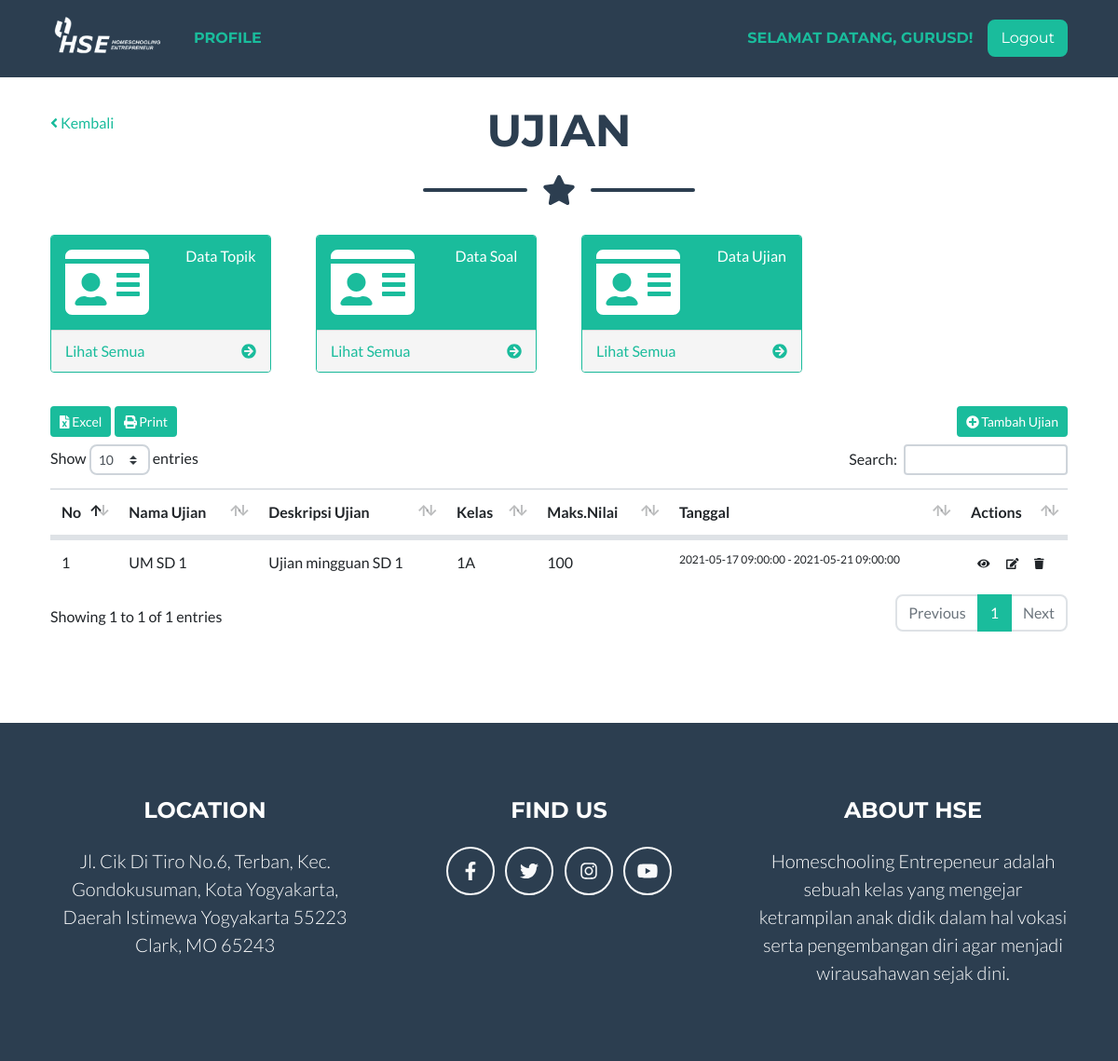
Page /cbt/ujian (signed in) on the earlier database version.
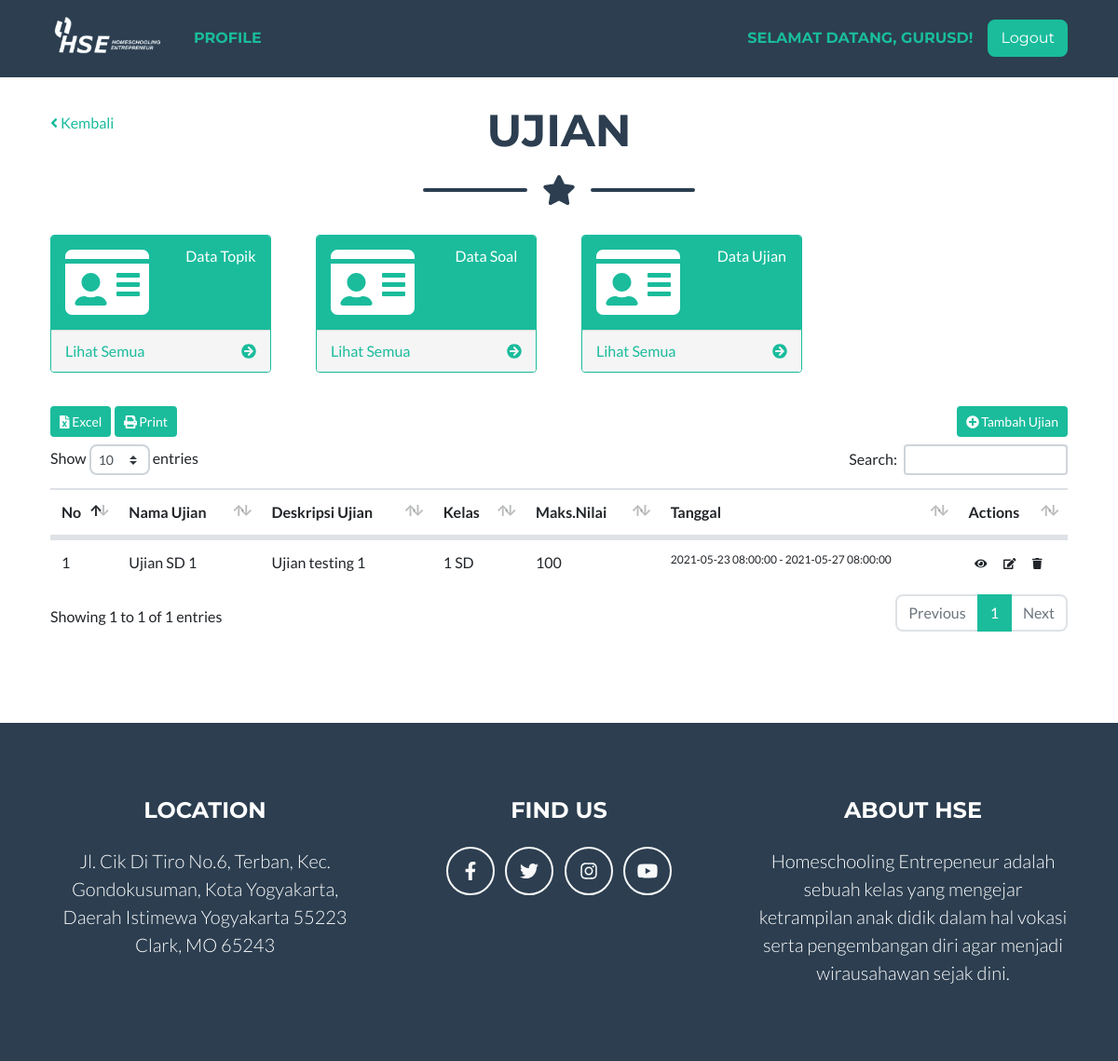
Same page on the later database version.
### tables this page shows
CREATE TABLE `tb_ujian` (
  `ujian_id` int(11) NOT NULL,
  `ujian_judul` varchar(255) DEFAULT NULL,
  `ujian_deskripsi` text,
  `ujian_waktu_mulai` datetime DEFAULT NULL,
  `ujian_waktu_akhir` datetime DEFAULT NULL,
  `ujian_durasi` smallint(6) DEFAULT NULL COMMENT 'menit',
  `ujian_hasil_siswa` int(11) DEFAULT NULL,
  `ujian_detail_siswa` int(11) DEFAULT NULL,
  `ujian_nilai_benar` decimal(10,0) DEFAULT '1',
  `ujian_nilai_salah` decimal(10,2) DEFAULT '0.00',
  `ujian_nilai_kosong` decimal(10,2) DEFAULT '0.00',
  `ujian_nilai_maks` decimal(10,2) DEFAULT '0.00',
  `ujian_status` int(11) DEFAULT NULL,
  `ujian_pembuat` int(11) DEFAULT NULL
);

CREATE TABLE `tb_kelas` (
  `kelas_id` int(11) NOT NULL,
  `kelas_jenjang` int(11) DEFAULT NULL,
  `kelas_tingkat` int(11) DEFAULT NULL,
  `kelas_jurusan` int(11) DEFAULT NULL,
  `kelas_nama` varchar(128) DEFAULT NULL
);

### app/core/Controller.php (called while the page is built, shortened)
<?php
class Controller {
	public function model($model) {
		return new $model;
	}
	public function view($view, $data = []) {
		require_once 'app/views/' . $view . '.php';
	}
}

### app/core/App.php (called while the page is built, shortened)
<?php
class App {
  protected $method = 'index';
  protected $params = [];
  public function __construct() {
    $url = $this->parseURL();
    if (file_exists('app/controllers/' . $url[0] . '.php')) {
      unset($url[0]);
    }
    $this->controller = new $this->controller;
    if (isset($url[1])) {
      if (method_exists($this->controller, $url[1])) {
        $this->method = $url[1];
      }
    }
    call_user_func_array([$this->controller, $this->method], $this->params);
  }
  public function parseURL() {
    if (isset($_GET['url'])) {
      $url = rtrim($_GET['url'], '/');
      $url = filter_var($url, FILTER_SANITIZE_URL);
      $url = explode('/', $url);
      return $url;
    }
  }
}

### index.php (called while the page is built, shortened)
<?php
$app = new App;

### app/helpers/eda_helper.php (called while the page is built, shortened)
<?php
if (!function_exists('base_url')) {
	function base_url($atRoot=FALSE, $atCore=FALSE, $parse=FALSE){
		if (isset($_SERVER['HTTP_HOST'])) {
			$http = isset($_SERVER['HTTPS']) && strtolower($_SERVER['HTTPS']) !== 'off' ? 'https' : 'http';
			$hostname = $_SERVER['HTTP_HOST'];
			$dir = str_replace(basename($_SERVER['SCRIPT_NAME']), '', $_SERVER['SCRIPT_NAME']);
			$core = preg_split('@/@', str_replace($_SERVER['DOCUMENT_ROOT'], '', realpath(dirname(__FILE__))), NULL, PREG_SPLIT_NO_EMPTY);
			$core = $core[0];
			$tmplt = $atRoot ? ($atCore ? "%s://%s/%s/" : "%s://%s/") : ($atCore ? "%s://%s/%s/" : "%s://%s%s");
			$end = $atRoot ? ($atCore ? $core : $hostname) : ($atCore ? $core : $dir);
			$base_url = sprintf( $tmplt, $http, $hostname, $end );
		}
		else $base_url = 'http://localhost/';
		return $base_url;
	}
}

### app/core/Model.php (called while the page is built, shortened)
<?php
class Model {
	private $host = DB_HOST;
	private $user = DB_USER;
	private $pass = DB_PASS;
	private $db_name = DB_NAME;
	private $dbh;
	private $stmt;
	public function __construct() {
		$dsn = 'mysql:host=' . $this->host . ';dbname=' . $this->db_name;
		$option = [
			PDO::ATTR_PERSISTENT => true,
			PDO::ATTR_ERRMODE => PDO::ERRMODE_EXCEPTION
		];
		try {
			$this->dbh = new PDO($dsn, $this->user, $this->pass, $option);
		} catch (PDOException $e) {
			die($e->getMessage());
		}
	}
	public function query($query) {
		$this->stmt = $this->dbh->prepare($query);
	}
	public function bind($param, $value, $type = NULL) {
		if (is_null($type)) {
			switch (true) {
				default:
					$type = PDO::PARAM_STR;
			}
		}
		$this->stmt->bindValue($param, $value, $type);
	}
	public function execute() {
		$this->stmt->execute();
	}
	public function result() {
		$this->execute();
		return $this->stmt->fetchAll(PDO::FETCH_ASSOC);
	}
}

### app/models/Ujian_model.php (called while the page is built, shortened)
<?php
class Ujian_model {
	private $table_ujian = 'tb_ujian';
	private $table_users = 'tb_ujian_users';
	private $db;
	public function __construct() {
		$this->db = new Model;
	}
	public function get($by = NULL, $single = FALSE) {
		$this->db->query(
			'SELECT * FROM ' .
			$this->table_ujian .
			' INNER JOIN tb_ujian_group ON group_ujian = ujian_id ' .
			' INNER JOIN tb_kelas ON kelas_id = group_kelas ' .
			' INNER JOIN tb_ujian_topik ON ut_ujian = ujian_id ' .
			' INNER JOIN tb_jenjang ON jenjang_id = kelas_jenjang ' .
			' INNER JOIN tb_tingkat ON tingkat_id = kelas_tingkat ' .
			(!is_null($by) ? " WHERE " . $by[0] . '=:' . $by[0] : "") .
			' ORDER BY ujian_id DESC');
		if (!is_null($by)) {
			$this->db->bind($by[0], $by[1]);
		}
		if ($single) {
			$method = $this->db->row();
		} else {
			$method = $this->db->result();
		}
		return $method;
	}
	public function get_users($by = NULL, $ujian = NULL, $single = FALSE) {
		$this->db->query(
			'SELECT * FROM ' .
			$this->table_users .
			' INNER JOIN tb_ujian ON ujian_id = users_ujian ' .
			(!is_null($by) ? " WHERE " . $by[0] . '=:' . $by[0] : "") .
			(!is_null($ujian) ? " AND " . $ujian[0] . '=:' . $ujian[0] : "") .
			' ORDER BY users_id DESC');
		if ($single) {
			$method = $this->db->row();
		} else {
			$method = $this->db->result();
		}
		return $method;
	}
}

### app/views/cbt/v_ujian.php (the view, shortened to what the changed rows need)
<link rel="stylesheet" href="<?php echo base_url(); ?>assets/plugins/datatables/css/dataTables.bootstrap4.min.css">
<link rel="stylesheet" href="<?php echo base_url(); ?>assets/plugins/datatables/css/buttons.dataTables.min.css">
<?php if ($_SESSION['role'] == 1) { ?>
<div id="page-wrapper">
    <div class="container-fluid">
        <div class="row">
            <div class="col-md-12">
                <h1><i class="fa fa-home fa-fw"></i> Data Ujian (CBT)</h1>
                <ol class="breadcrumb">
                    <li class="active">
                        <i class="fa fa-dashboard"></i> Dashboard
                    </li>
                    <li>Data Ujian (CBT)</li>
                </ol>
            </div>
        </div>
<?php } else { ?>
<section class="page-section portfolio mt-4" id="portfolio">
    <div class="container">
        <div class="row">
            <div class="col-md-8">
                <h2 class="page-section-heading text-center text-uppercase text-secondary mb-0">Ujian</h2>
            </div>
        </div>
<?php } ?>
        <div class="row">
            <div class="col-md-12">
                <div class="table-responsive">
                    <table id="tblUjian" class="table table-borered table-hover">
                        <thead>
                            <tr>
                                <th style="max-width: 30px;">No</th>
                                <th>Nama Ujian</th>
                                <th>Deskripsi Ujian</th>
                                <?php if ($_SESSION['role'] != 3) : ?>
                                <th>Kelas</th>
                                <?php endif; ?>
                                <th>Maks.Nilai</th>
                                <th>Tanggal</th>
                                <th>Actions</th>
                            </tr>
                        </thead>
                        <tbody>
                            <?php foreach($data['ujian'] as $key => $ujian) : ?>
                                <tr>
                                    <td><?php echo $key + 1; ?></td>
                                    <td><?php echo $ujian['ujian_judul']; ?></td>
                                    <td><?php echo $ujian['ujian_deskripsi']; ?></td>
                                    <?php if ($_SESSION['role'] != 3) : ?>
                                    <td><?php echo $ujian['kelas_nama']; ?></td>
                                    <?php endif; ?>
                                    <td><?php echo (($ujian['ujian_nilai_maks'] / $ujian['ujian_nilai_maks']) * 100); ?></td>
                                    <td style="font-size: 12px;"><?php echo $ujian['ujian_waktu_mulai'] . ' - ' . $ujian['ujian_waktu_akhir']; ?></td>
                                    <td>
                                        <?php if ($_SESSION['role'] != 3) { ?>
                                            <a href="<?php echo base_url(); ?>cbt/detail_ujian/<?php echo $ujian['ujian_id']; ?>" class="btn btn-default btn-xs"><i class="fa fa-eye"></i></a>
                                            <a href="<?php echo base_url(); ?>cbt/form_ujian/<?php echo $ujian['ujian_id']; ?>" class="btn btn-default btn-xs"><i class="fa fa-edit"></i></a>
                                            <button class="btn btn-default btn-xs" data-id="<?php echo $ujian['ujian_id']; ?>" onclick="hapus(this)"><i class="fa fa-trash"></i></button>
                                        <?php } ?>
                                    </td>
                                </tr>
                            <?php endforeach; ?>
                        </tbody>
                    </table>
                </div>
            </div>
        </div>
    </div>
<?php if ($_SESSION['role'] == 1) { ?>
    </div>
<?php } else { ?>
</section>
<?php } ?>

Differences in the rows shown:
changed tb_ujian: ujian_judul "UM SD 1" → "Ujian SD 1"; ujian_deskripsi "Ujian mingguan SD 1" → "Ujian testing 1"; tb_kelas.kelas_nama "1A" → "1 SD"; ujian_waktu_mulai "2021-05-17 09:00:00" → "2021-05-23 08:00:00"; ujian_waktu_akhir "2021-05-21 09:00:00" → "2021-05-27 08:00:00"
